Frame 1 (no input): blank canvas, image omitted
Frame 60 (no input): blank canvas, image omitted
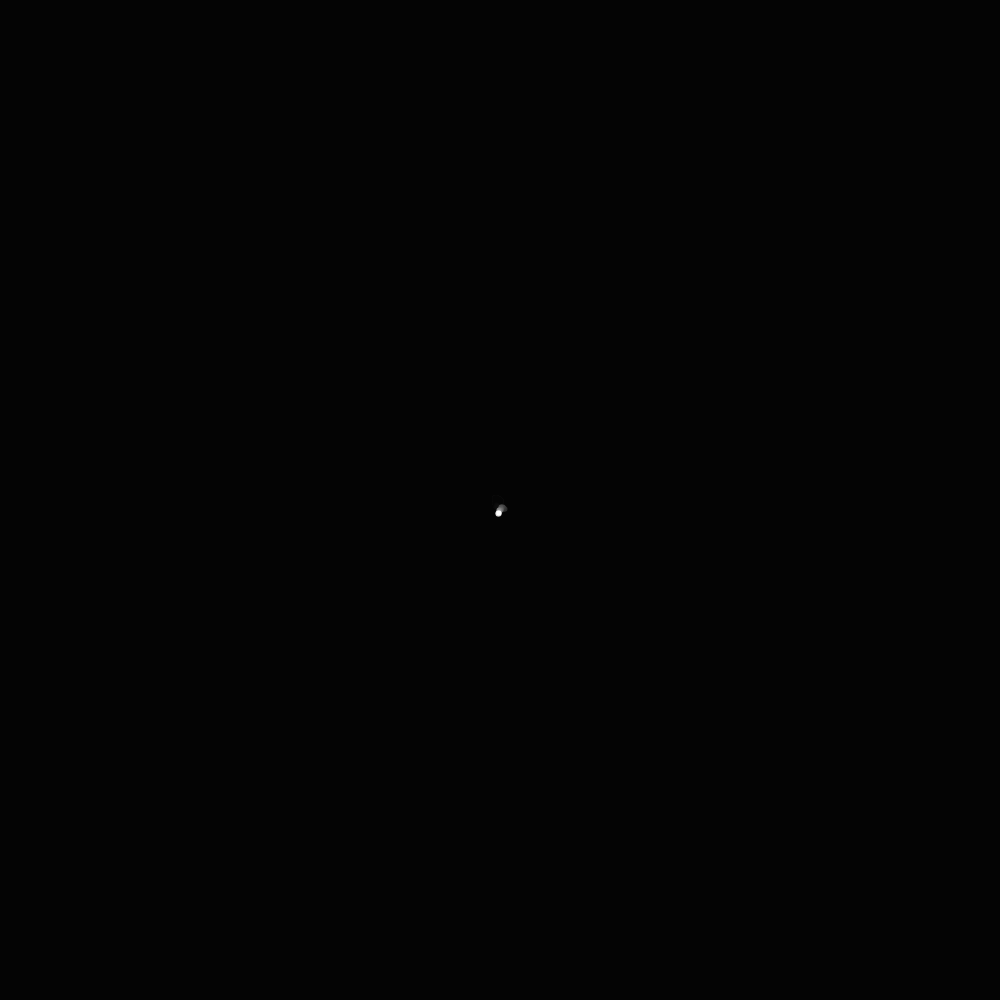
Frame 120 (the mouse pressed at the canvas centre since frame 60)

The p5.js sketch whose frames 1 and 60 were blank and that drew this single picture after the mouse press (run headless with seeded random() and noise() and a simulated clock; from frame 60 on, the mouse is pressed at the canvas centre):

// p5.js sketch
// ── sketch.js
let binho;

function setup() {
  createCanvas(windowHeight, windowHeight);
  binho = new Walker(width / 2, height / 2);
}

function draw() {
  background(0, 25);
  binho.step();
  binho.show();
}

// ── Walker.js
class Walker {
    constructor(x, y) {
        this.x = x;
        this.y = y;
    }

    show() {
        stroke(256);
        strokeWeight(5);
        point(this.x, this.y);
    }

    step() {
        let choice = floor(random(4));
        if (choice === 0) {
            this.x++;
        } else if (choice === 1) {
            this.x--;
        } else if (choice === 2) {
            this.y++;
        } else {
            this.y--;
        }
    }
}
